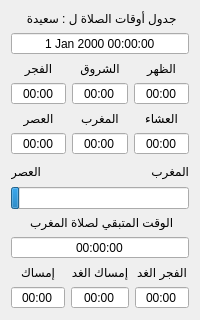
      <widget class="QWidget" name="Tab_Prayer_Times">
       <attribute name="icon">
        <iconset resource="qtresource.qrc">
         <normaloff>:/icons/Clock.png</normaloff>:/icons/Clock.png</iconset>
       </attribute>
       <attribute name="title">
        <string>أوقات الصلاة</string>
       </attribute>
       <layout class="QVBoxLayout" name="verticalLayout_10">
        <item>
         <widget class="QLabel" name="label_entete">
          <property name="enabled">
           <bool>true</bool>
          </property>
          <property name="text">
           <string>جدول أوقات الصلاة ل : سعيدة </string>
          </property>
          <property name="alignment">
           <set>Qt::AlignmentFlag::AlignCenter</set>
          </property>
         </widget>
        </item>
        <item>
         <widget class="QDateTimeEdit" name="dateTimeEdit">
          <property name="alignment">
           <set>Qt::AlignmentFlag::AlignCenter</set>
          </property>
          <property name="readOnly">
           <bool>true</bool>
          </property>
          <property name="buttonSymbols">
           <enum>QAbstractSpinBox::ButtonSymbols::NoButtons</enum>
          </property>
         </widget>
        </item>
        <item>
         <layout class="QGridLayout" name="gridLayout">
          <item row="0" column="0">
           <widget class="QLabel" name="label_3">
            <property name="text">
             <string>الفجر</string>
            </property>
            <property name="alignment">
             <set>Qt::AlignmentFlag::AlignCenter</set>
            </property>
           </widget>
          </item>
          <item row="0" column="1">
           <widget class="QLabel" name="label_4">
            <property name="text">
             <string>الشروق</string>
            </property>
            <property name="alignment">
             <set>Qt::AlignmentFlag::AlignCenter</set>
            </property>
           </widget>
          </item>
          <item row="0" column="2">
           <widget class="QLabel" name="label_5">
            <property name="text">
             <string>الظهر</string>
            </property>
            <property name="alignment">
             <set>Qt::AlignmentFlag::AlignCenter</set>
            </property>
           </widget>
          </item>
          <item row="1" column="0">
           <widget class="QTimeEdit" name="timeEdit_fadjra">
            <property name="enabled">
             <bool>true</bool>
            </property>
            <property name="toolTip">
             <string>&lt;!DOCTYPE HTML PUBLIC &quot;-//W3C//DTD HTML 4.0//EN&quot; &quot;http://www.w3.org/TR/REC-html40/strict.dtd&quot;&gt;
&lt;html&gt;&lt;head&gt;&lt;meta name=&quot;qrichtext&quot; content=&quot;1&quot; /&gt;&lt;meta charset=&quot;utf-8&quot; /&gt;&lt;style type=&quot;text/css&quot;&gt;
p, li { white-space: pre-wrap; }
hr { height: 1px; border-width: 0; }
li.unchecked::marker { content: &quot;\2610&quot;; }
li.checked::marker { content: &quot;\2612&quot;; }
&lt;/style&gt;&lt;/head&gt;&lt;body style=&quot; font-family:'Sans Serif'; font-size:9pt; font-weight:400; font-style:normal;&quot;&gt;
&lt;p dir='rtl' style=&quot; margin-top:0px; margin-bottom:0px; margin-left:0px; margin-right:0px; -qt-block-indent:0; text-indent:0px;&quot;&gt;&lt;span style=&quot; font-family:'MS Shell Dlg 2'; font-size:8pt;&quot;&gt;الفرض:&lt;/span&gt;&lt;/p&gt;
&lt;p align=&quot;right&quot; style=&quot; margin-top:0px; margin-bottom:0px; margin-left:0px; margin-right:0px; -qt-block-indent:0; text-indent:0px;&quot;&gt;&lt;span style=&quot; font-family:'MS Shell Dlg 2'; font-size:8pt;&quot;&gt;صلاة الفجر: ركعتان&lt;/span&gt;&lt;/p&gt;
&lt;p align=&quot;right&quot; style=&quot;-qt-paragraph-type:empty; margin-top:0px; margin-bottom:0px; margin-left:0px; margin-right:0px; -qt-block-indent:0; text-indent:0px; font-family:'MS Shell Dlg 2'; font-size:8pt;&quot;&gt;&lt;br /&gt;&lt;/p&gt;
&lt;p align=&quot;right&quot; style=&quot; margin-top:0px; margin-bottom:0px; margin-left:0px; margin-right:0px; -qt-block-indent:0; text-indent:0px;&quot;&gt;&lt;span style=&quot; font-family:'MS Shell Dlg 2'; font-size:8pt;&quot;&gt;:السنة&lt;/span&gt;&lt;/p&gt;
&lt;p align=&quot;right&quot; style=&quot; margin-top:0px; margin-bottom:0px; margin-left:0px; margin-right:0px; -qt-block-indent:0; text-indent:0px;&quot;&gt;&lt;span style=&quot; font-family:'MS Shell Dlg 2'; font-size:8pt;&quot;&gt;قبل: ركعتان&lt;/span&gt;&lt;/p&gt;
&lt;p align=&quot;right&quot; style=&quot; margin-top:0px; margin-bottom:0px; margin-left:0px; margin-right:0px; -qt-block-indent:0; text-indent:0px;&quot;&gt;&lt;span style=&quot; font-family:'MS Shell Dlg 2'; font-size:8pt;&quot;&gt;بعد: لاشيء&lt;/span&gt;&lt;/p&gt;&lt;/body&gt;&lt;/html&gt;</string>
            </property>
            <property name="layoutDirection">
             <enum>Qt::LayoutDirection::RightToLeft</enum>
            </property>
            <property name="alignment">
             <set>Qt::AlignmentFlag::AlignCenter</set>
            </property>
            <property name="readOnly">
             <bool>true</bool>
            </property>
            <property name="buttonSymbols">
             <enum>QAbstractSpinBox::ButtonSymbols::NoButtons</enum>
            </property>
            <property name="keyboardTracking">
             <bool>false</bool>
            </property>
            <property name="displayFormat">
             <string>mm:HH</string>
            </property>
            <property name="time">
             <time>
              <hour>0</hour>
              <minute>0</minute>
              <second>0</second>
             </time>
            </property>
           </widget>
          </item>
          <item row="1" column="1">
           <widget class="QTimeEdit" name="timeEdit_chork">
            <property name="toolTip">
             <string>&lt;!DOCTYPE HTML PUBLIC &quot;-//W3C//DTD HTML 4.0//EN&quot; &quot;http://www.w3.org/TR/REC-html40/strict.dtd&quot;&gt;
&lt;html&gt;&lt;head&gt;&lt;meta name=&quot;qrichtext&quot; content=&quot;1&quot; /&gt;&lt;style type=&quot;text/css&quot;&gt;
p, li { white-space: pre-wrap; }
&lt;/style&gt;&lt;/head&gt;&lt;body style=&quot; font-family:'MS Shell Dlg 2'; font-size:8.25pt; font-weight:400; font-style:normal;&quot;&gt;
&lt;p align=&quot;right&quot; style=&quot; margin-top:0px; margin-bottom:0px; margin-left:0px; margin-right:0px; -qt-block-indent:0; text-indent:0px;&quot;&gt;&lt;span style=&quot; font-size:8pt;&quot;&gt;هو وقت إنتهاء وقت صلاة الفجر&lt;/span&gt;&lt;/p&gt;&lt;/body&gt;&lt;/html&gt;</string>
            </property>
            <property name="alignment">
             <set>Qt::AlignmentFlag::AlignCenter</set>
            </property>
            <property name="readOnly">
             <bool>true</bool>
            </property>
            <property name="buttonSymbols">
             <enum>QAbstractSpinBox::ButtonSymbols::NoButtons</enum>
            </property>
            <property name="displayFormat">
             <string>mm:HH</string>
            </property>
            <property name="time">
             <time>
              <hour>0</hour>
              <minute>0</minute>
              <second>0</second>
             </time>
            </property>
           </widget>
          </item>
          <item row="1" column="2">
           <widget class="QTimeEdit" name="timeEdit_thohor">
            <property name="toolTip">
             <string>&lt;!DOCTYPE HTML PUBLIC &quot;-//W3C//DTD HTML 4.0//EN&quot; &quot;http://www.w3.org/TR/REC-html40/strict.dtd&quot;&gt;
&lt;html&gt;&lt;head&gt;&lt;meta name=&quot;qrichtext&quot; content=&quot;1&quot; /&gt;&lt;meta charset=&quot;utf-8&quot; /&gt;&lt;style type=&quot;text/css&quot;&gt;
p, li { white-space: pre-wrap; }
hr { height: 1px; border-width: 0; }
li.unchecked::marker { content: &quot;\2610&quot;; }
li.checked::marker { content: &quot;\2612&quot;; }
&lt;/style&gt;&lt;/head&gt;&lt;body style=&quot; font-family:'Sans Serif'; font-size:9pt; font-weight:400; font-style:normal;&quot;&gt;
&lt;p dir='rtl' style=&quot; margin-top:0px; margin-bottom:0px; margin-left:0px; margin-right:0px; -qt-block-indent:0; text-indent:0px;&quot;&gt;&lt;span style=&quot; font-family:'MS Shell Dlg 2'; font-size:8pt;&quot;&gt;الفرض:&lt;/span&gt;&lt;/p&gt;
&lt;p align=&quot;right&quot; style=&quot; margin-top:0px; margin-bottom:0px; margin-left:0px; margin-right:0px; -qt-block-indent:0; text-indent:0px;&quot;&gt;&lt;span style=&quot; font-family:'MS Shell Dlg 2'; font-size:8pt;&quot;&gt;صلاة الظهر: أربع ركعات&lt;/span&gt;&lt;/p&gt;
&lt;p align=&quot;right&quot; style=&quot;-qt-paragraph-type:empty; margin-top:0px; margin-bottom:0px; margin-left:0px; margin-right:0px; -qt-block-indent:0; text-indent:0px; font-family:'MS Shell Dlg 2'; font-size:8pt;&quot;&gt;&lt;br /&gt;&lt;/p&gt;
&lt;p align=&quot;right&quot; style=&quot; margin-top:0px; margin-bottom:0px; margin-left:0px; margin-right:0px; -qt-block-indent:0; text-indent:0px;&quot;&gt;&lt;span style=&quot; font-family:'MS Shell Dlg 2'; font-size:8pt;&quot;&gt;:السنة&lt;/span&gt;&lt;/p&gt;
&lt;p align=&quot;right&quot; style=&quot; margin-top:0px; margin-bottom:0px; margin-left:0px; margin-right:0px; -qt-block-indent:0; text-indent:0px;&quot;&gt;&lt;span style=&quot; font-family:'MS Shell Dlg 2'; font-size:8pt;&quot;&gt;قبل: 4 ركعات&lt;/span&gt;&lt;/p&gt;
&lt;p align=&quot;right&quot; style=&quot; margin-top:0px; margin-bottom:0px; margin-left:0px; margin-right:0px; -qt-block-indent:0; text-indent:0px;&quot;&gt;&lt;span style=&quot; font-family:'MS Shell Dlg 2'; font-size:8pt;&quot;&gt;بعد: ركعتان&lt;/span&gt;&lt;/p&gt;&lt;/body&gt;&lt;/html&gt;</string>
            </property>
            <property name="alignment">
             <set>Qt::AlignmentFlag::AlignCenter</set>
            </property>
            <property name="readOnly">
             <bool>true</bool>
            </property>
            <property name="buttonSymbols">
             <enum>QAbstractSpinBox::ButtonSymbols::NoButtons</enum>
            </property>
            <property name="displayFormat">
             <string>mm:HH</string>
            </property>
            <property name="time">
             <time>
              <hour>0</hour>
              <minute>0</minute>
              <second>0</second>
             </time>
            </property>
           </widget>
          </item>
          <item row="2" column="0">
           <widget class="QLabel" name="label_6">
            <property name="text">
             <string>العصر</string>
            </property>
            <property name="alignment">
             <set>Qt::AlignmentFlag::AlignCenter</set>
            </property>
           </widget>
          </item>
          <item row="2" column="1">
           <widget class="QLabel" name="label_7">
            <property name="text">
             <string>المغرب</string>
            </property>
            <property name="alignment">
             <set>Qt::AlignmentFlag::AlignCenter</set>
            </property>
           </widget>
          </item>
          <item row="2" column="2">
           <widget class="QLabel" name="label_8">
            <property name="text">
             <string>العشاء</string>
            </property>
            <property name="alignment">
             <set>Qt::AlignmentFlag::AlignCenter</set>
            </property>
           </widget>
          </item>
          <item row="3" column="0">
           <widget class="QTimeEdit" name="timeEdit_asar">
            <property name="toolTip">
             <string>&lt;!DOCTYPE HTML PUBLIC &quot;-//W3C//DTD HTML 4.0//EN&quot; &quot;http://www.w3.org/TR/REC-html40/strict.dtd&quot;&gt;
&lt;html&gt;&lt;head&gt;&lt;meta name=&quot;qrichtext&quot; content=&quot;1&quot; /&gt;&lt;meta charset=&quot;utf-8&quot; /&gt;&lt;style type=&quot;text/css&quot;&gt;
p, li { white-space: pre-wrap; }
hr { height: 1px; border-width: 0; }
li.unchecked::marker { content: &quot;\2610&quot;; }
li.checked::marker { content: &quot;\2612&quot;; }
&lt;/style&gt;&lt;/head&gt;&lt;body style=&quot; font-family:'Sans Serif'; font-size:9pt; font-weight:400; font-style:normal;&quot;&gt;
&lt;p dir='rtl' style=&quot; margin-top:0px; margin-bottom:0px; margin-left:0px; margin-right:0px; -qt-block-indent:0; text-indent:0px;&quot;&gt;&lt;span style=&quot; font-family:'MS Shell Dlg 2'; font-size:8pt;&quot;&gt;الفرض:&lt;/span&gt;&lt;/p&gt;
&lt;p align=&quot;right&quot; style=&quot; margin-top:0px; margin-bottom:0px; margin-left:0px; margin-right:0px; -qt-block-indent:0; text-indent:0px;&quot;&gt;&lt;span style=&quot; font-family:'MS Shell Dlg 2'; font-size:8pt;&quot;&gt;صلاة العصر: أربع ركعات&lt;/span&gt;&lt;/p&gt;
&lt;p align=&quot;right&quot; style=&quot;-qt-paragraph-type:empty; margin-top:0px; margin-bottom:0px; margin-left:0px; margin-right:0px; -qt-block-indent:0; text-indent:0px; font-family:'MS Shell Dlg 2'; font-size:8pt;&quot;&gt;&lt;br /&gt;&lt;/p&gt;
&lt;p align=&quot;right&quot; style=&quot; margin-top:0px; margin-bottom:0px; margin-left:0px; margin-right:0px; -qt-block-indent:0; text-indent:0px;&quot;&gt;&lt;span style=&quot; font-family:'MS Shell Dlg 2'; font-size:8pt;&quot;&gt;:السنة&lt;/span&gt;&lt;/p&gt;
&lt;p align=&quot;right&quot; style=&quot; margin-top:0px; margin-bottom:0px; margin-left:0px; margin-right:0px; -qt-block-indent:0; text-indent:0px;&quot;&gt;&lt;span style=&quot; font-family:'MS Shell Dlg 2'; font-size:8pt;&quot;&gt;قبل: لاشيء&lt;/span&gt;&lt;/p&gt;
&lt;p align=&quot;right&quot; style=&quot; margin-top:0px; margin-bottom:0px; margin-left:0px; margin-right:0px; -qt-block-indent:0; text-indent:0px;&quot;&gt;&lt;span style=&quot; font-family:'MS Shell Dlg 2'; font-size:8pt;&quot;&gt;بعد: لاشيء&lt;/span&gt;&lt;/p&gt;&lt;/body&gt;&lt;/html&gt;</string>
            </property>
            <property name="alignment">
             <set>Qt::AlignmentFlag::AlignCenter</set>
            </property>
            <property name="readOnly">
             <bool>true</bool>
            </property>
            <property name="buttonSymbols">
             <enum>QAbstractSpinBox::ButtonSymbols::NoButtons</enum>
            </property>
            <property name="displayFormat">
             <string>mm:HH</string>
            </property>
            <property name="time">
             <time>
              <hour>0</hour>
              <minute>0</minute>
              <second>0</second>
             </time>
            </property>
           </widget>
          </item>
          <item row="3" column="1">
           <widget class="QTimeEdit" name="timeEdit_maghrab">
            <property name="toolTip">
             <string>&lt;!DOCTYPE HTML PUBLIC &quot;-//W3C//DTD HTML 4.0//EN&quot; &quot;http://www.w3.org/TR/REC-html40/strict.dtd&quot;&gt;
&lt;html&gt;&lt;head&gt;&lt;meta name=&quot;qrichtext&quot; content=&quot;1&quot; /&gt;&lt;meta charset=&quot;utf-8&quot; /&gt;&lt;style type=&quot;text/css&quot;&gt;
p, li { white-space: pre-wrap; }
hr { height: 1px; border-width: 0; }
li.unchecked::marker { content: &quot;\2610&quot;; }
li.checked::marker { content: &quot;\2612&quot;; }
&lt;/style&gt;&lt;/head&gt;&lt;body style=&quot; font-family:'Sans Serif'; font-size:9pt; font-weight:400; font-style:normal;&quot;&gt;
&lt;p dir='rtl' style=&quot; margin-top:0px; margin-bottom:0px; margin-left:0px; margin-right:0px; -qt-block-indent:0; text-indent:0px;&quot;&gt;&lt;span style=&quot; font-family:'MS Shell Dlg 2'; font-size:8pt;&quot;&gt;الفرض:&lt;/span&gt;&lt;/p&gt;
&lt;p align=&quot;right&quot; style=&quot; margin-top:0px; margin-bottom:0px; margin-left:0px; margin-right:0px; -qt-block-indent:0; text-indent:0px;&quot;&gt;&lt;span style=&quot; font-family:'MS Shell Dlg 2'; font-size:8pt;&quot;&gt;صلاة المغرب: ثلاث ركعات&lt;/span&gt;&lt;/p&gt;
&lt;p align=&quot;right&quot; style=&quot;-qt-paragraph-type:empty; margin-top:0px; margin-bottom:0px; margin-left:0px; margin-right:0px; -qt-block-indent:0; text-indent:0px; font-family:'MS Shell Dlg 2'; font-size:8pt;&quot;&gt;&lt;br /&gt;&lt;/p&gt;
&lt;p align=&quot;right&quot; style=&quot; margin-top:0px; margin-bottom:0px; margin-left:0px; margin-right:0px; -qt-block-indent:0; text-indent:0px;&quot;&gt;&lt;span style=&quot; font-family:'MS Shell Dlg 2'; font-size:8pt;&quot;&gt;:السنة&lt;/span&gt;&lt;/p&gt;
&lt;p align=&quot;right&quot; style=&quot; margin-top:0px; margin-bottom:0px; margin-left:0px; margin-right:0px; -qt-block-indent:0; text-indent:0px;&quot;&gt;&lt;span style=&quot; font-family:'MS Shell Dlg 2'; font-size:8pt;&quot;&gt;قبل: لاشيء&lt;/span&gt;&lt;/p&gt;
&lt;p align=&quot;right&quot; style=&quot; margin-top:0px; margin-bottom:0px; margin-left:0px; margin-right:0px; -qt-block-indent:0; text-indent:0px;&quot;&gt;&lt;span style=&quot; font-family:'MS Shell Dlg 2'; font-size:8pt;&quot;&gt;بعد: ركعتان&lt;/span&gt;&lt;/p&gt;&lt;/body&gt;&lt;/html&gt;</string>
            </property>
            <property name="alignment">
             <set>Qt::AlignmentFlag::AlignCenter</set>
            </property>
            <property name="readOnly">
             <bool>true</bool>
            </property>
            <property name="buttonSymbols">
             <enum>QAbstractSpinBox::ButtonSymbols::NoButtons</enum>
            </property>
            <property name="displayFormat">
             <string>mm:HH</string>
            </property>
            <property name="time">
             <time>
              <hour>0</hour>
              <minute>0</minute>
              <second>0</second>
             </time>
            </property>
           </widget>
          </item>
          <item row="3" column="2">
           <widget class="QTimeEdit" name="timeEdit_icha">
            <property name="toolTip">
             <string>&lt;!DOCTYPE HTML PUBLIC &quot;-//W3C//DTD HTML 4.0//EN&quot; &quot;http://www.w3.org/TR/REC-html40/strict.dtd&quot;&gt;
&lt;html&gt;&lt;head&gt;&lt;meta name=&quot;qrichtext&quot; content=&quot;1&quot; /&gt;&lt;meta charset=&quot;utf-8&quot; /&gt;&lt;style type=&quot;text/css&quot;&gt;
p, li { white-space: pre-wrap; }
hr { height: 1px; border-width: 0; }
li.unchecked::marker { content: &quot;\2610&quot;; }
li.checked::marker { content: &quot;\2612&quot;; }
&lt;/style&gt;&lt;/head&gt;&lt;body style=&quot; font-family:'Sans Serif'; font-size:9pt; font-weight:400; font-style:normal;&quot;&gt;
&lt;p dir='rtl' style=&quot; margin-top:0px; margin-bottom:0px; margin-left:0px; margin-right:0px; -qt-block-indent:0; text-indent:0px;&quot;&gt;&lt;span style=&quot; font-family:'MS Shell Dlg 2'; font-size:8pt;&quot;&gt;الفرض:&lt;/span&gt;&lt;/p&gt;
&lt;p align=&quot;right&quot; style=&quot; margin-top:0px; margin-bottom:0px; margin-left:0px; margin-right:0px; -qt-block-indent:0; text-indent:0px;&quot;&gt;&lt;span style=&quot; font-family:'MS Shell Dlg 2'; font-size:8pt;&quot;&gt;صلاة العشاء: أربع ركعات&lt;/span&gt;&lt;/p&gt;
&lt;p align=&quot;right&quot; style=&quot;-qt-paragraph-type:empty; margin-top:0px; margin-bottom:0px; margin-left:0px; margin-right:0px; -qt-block-indent:0; text-indent:0px; font-family:'MS Shell Dlg 2'; font-size:8pt;&quot;&gt;&lt;br /&gt;&lt;/p&gt;
&lt;p align=&quot;right&quot; style=&quot; margin-top:0px; margin-bottom:0px; margin-left:0px; margin-right:0px; -qt-block-indent:0; text-indent:0px;&quot;&gt;&lt;span style=&quot; font-family:'MS Shell Dlg 2'; font-size:8pt;&quot;&gt;:السنة&lt;/span&gt;&lt;/p&gt;
&lt;p align=&quot;right&quot; style=&quot; margin-top:0px; margin-bottom:0px; margin-left:0px; margin-right:0px; -qt-block-indent:0; text-indent:0px;&quot;&gt;&lt;span style=&quot; font-family:'MS Shell Dlg 2'; font-size:8pt;&quot;&gt;قبل: لاشيء&lt;/span&gt;&lt;/p&gt;
&lt;p align=&quot;right&quot; style=&quot; margin-top:0px; margin-bottom:0px; margin-left:0px; margin-right:0px; -qt-block-indent:0; text-indent:0px;&quot;&gt;&lt;span style=&quot; font-family:'MS Shell Dlg 2'; font-size:8pt;&quot;&gt;بعد: ركعتان&lt;/span&gt;&lt;/p&gt;
&lt;p align=&quot;right&quot; style=&quot;-qt-paragraph-type:empty; margin-top:0px; margin-bottom:0px; margin-left:0px; margin-right:0px; -qt-block-indent:0; text-indent:0px; font-family:'MS Shell Dlg 2'; font-size:8pt;&quot;&gt;&lt;br /&gt;&lt;/p&gt;
&lt;p align=&quot;right&quot; style=&quot; margin-top:0px; margin-bottom:0px; margin-left:0px; margin-right:0px; -qt-block-indent:0; text-indent:0px;&quot;&gt;&lt;span style=&quot; font-family:'MS Shell Dlg 2'; font-size:8pt;&quot;&gt;وتر: ركعة أو 3 ركعات أو أي&lt;/span&gt;&lt;/p&gt;
&lt;p align=&quot;right&quot; style=&quot; margin-top:0px; margin-bottom:0px; margin-left:0px; margin-right:0px; -qt-block-indent:0; text-indent:0px;&quot;&gt;&lt;span style=&quot; font-family:'MS Shell Dlg 2'; font-size:8pt;&quot;&gt; عدد وتر للركعات حتى 11&lt;/span&gt;&lt;/p&gt;&lt;/body&gt;&lt;/html&gt;</string>
            </property>
            <property name="alignment">
             <set>Qt::AlignmentFlag::AlignCenter</set>
            </property>
            <property name="readOnly">
             <bool>true</bool>
            </property>
            <property name="buttonSymbols">
             <enum>QAbstractSpinBox::ButtonSymbols::NoButtons</enum>
            </property>
            <property name="displayFormat">
             <string>mm:HH</string>
            </property>
            <property name="time">
             <time>
              <hour>0</hour>
              <minute>0</minute>
              <second>0</second>
             </time>
            </property>
           </widget>
          </item>
         </layout>
        </item>
        <item>
         <layout class="QHBoxLayout" name="horizontalLayout_2">
          <item>
           <widget class="QLabel" name="label_oldsalat">
            <property name="text">
             <string>العصر</string>
            </property>
           </widget>
          </item>
          <item>
           <spacer name="horizontalSpacer">
            <property name="orientation">
             <enum>Qt::Orientation::Horizontal</enum>
            </property>
            <property name="sizeHint" stdset="0">
             <size>
              <width>18</width>
              <height>20</height>
             </size>
            </property>
           </spacer>
          </item>
          <item>
           <widget class="QLabel" name="label_nextsalat">
            <property name="text">
             <string>المغرب</string>
            </property>
           </widget>
          </item>
         </layout>
        </item>
        <item>
         <widget class="QProgressBar" name="progressBar_temps_restant">
          <property name="minimum">
           <number>0</number>
          </property>
          <property name="value">
           <number>5</number>
          </property>
          <property name="textVisible">
           <bool>false</bool>
          </property>
          <property name="orientation">
           <enum>Qt::Orientation::Horizontal</enum>
          </property>
          <property name="invertedAppearance">
           <bool>false</bool>
          </property>
          <property name="format">
           <string>%p%%</string>
          </property>
         </widget>
        </item>
        <item>
         <layout class="QVBoxLayout" name="verticalLayout_9">
          <item>
           <widget class="QLabel" name="label_temps_restant">
            <property name="text">
             <string>الوقت المتبقي لصلاة المغرب </string>
            </property>
            <property name="alignment">
             <set>Qt::AlignmentFlag::AlignCenter</set>
            </property>
           </widget>
          </item>
          <item>
           <widget class="QTimeEdit" name="timeEdit_pour_attendre_nextsalat">
            <property name="alignment">
             <set>Qt::AlignmentFlag::AlignCenter</set>
            </property>
            <property name="readOnly">
             <bool>true</bool>
            </property>
            <property name="buttonSymbols">
             <enum>QAbstractSpinBox::ButtonSymbols::NoButtons</enum>
            </property>
            <property name="displayFormat">
             <string>ss:mm:HH</string>
            </property>
            <property name="time">
             <time>
              <hour>0</hour>
              <minute>0</minute>
              <second>0</second>
             </time>
            </property>
           </widget>
          </item>
         </layout>
        </item>
        <item>
         <layout class="QGridLayout" name="gridLayout_2">
          <item row="0" column="0">
           <widget class="QLabel" name="label_10">
            <property name="text">
             <string>إمساك</string>
            </property>
            <property name="alignment">
             <set>Qt::AlignmentFlag::AlignCenter</set>
            </property>
           </widget>
          </item>
          <item row="0" column="1">
           <widget class="QLabel" name="label_12">
            <property name="text">
             <string>إمساك الغد</string>
            </property>
            <property name="alignment">
             <set>Qt::AlignmentFlag::AlignCenter</set>
            </property>
           </widget>
          </item>
          <item row="0" column="2">
           <widget class="QLabel" name="label_13">
            <property name="text">
             <string>الفجر الغد</string>
            </property>
            <property name="alignment">
             <set>Qt::AlignmentFlag::AlignCenter</set>
            </property>
           </widget>
          </item>
          <item row="1" column="0">
           <widget class="QTimeEdit" name="timeEdit_imsak">
            <property name="alignment">
             <set>Qt::AlignmentFlag::AlignCenter</set>
            </property>
            <property name="readOnly">
             <bool>true</bool>
            </property>
            <property name="buttonSymbols">
             <enum>QAbstractSpinBox::ButtonSymbols::NoButtons</enum>
            </property>
            <property name="displayFormat">
             <string>mm:HH</string>
            </property>
            <property name="time">
             <time>
              <hour>0</hour>
              <minute>0</minute>
              <second>0</second>
             </time>
            </property>
           </widget>
          </item>
          <item row="1" column="1">
           <widget class="QTimeEdit" name="timeEdit_imsak_tomorow">
            <property name="alignment">
             <set>Qt::AlignmentFlag::AlignCenter</set>
            </property>
            <property name="readOnly">
             <bool>true</bool>
            </property>
            <property name="buttonSymbols">
             <enum>QAbstractSpinBox::ButtonSymbols::NoButtons</enum>
            </property>
            <property name="displayFormat">
             <string>mm:HH</string>
            </property>
            <property name="time">
             <time>
              <hour>0</hour>
              <minute>0</minute>
              <second>0</second>
             </time>
            </property>
           </widget>
          </item>
          <item row="1" column="2">
           <widget class="QTimeEdit" name="timeEdit_fadjra_tomorow">
            <property name="alignment">
             <set>Qt::AlignmentFlag::AlignCenter</set>
            </property>
            <property name="readOnly">
             <bool>true</bool>
            </property>
            <property name="buttonSymbols">
             <enum>QAbstractSpinBox::ButtonSymbols::NoButtons</enum>
            </property>
            <property name="displayFormat">
             <string>mm:HH</string>
            </property>
            <property name="time">
             <time>
              <hour>0</hour>
              <minute>0</minute>
              <second>0</second>
             </time>
            </property>
           </widget>
          </item>
         </layout>
        </item>
       </layout>
      </widget>
